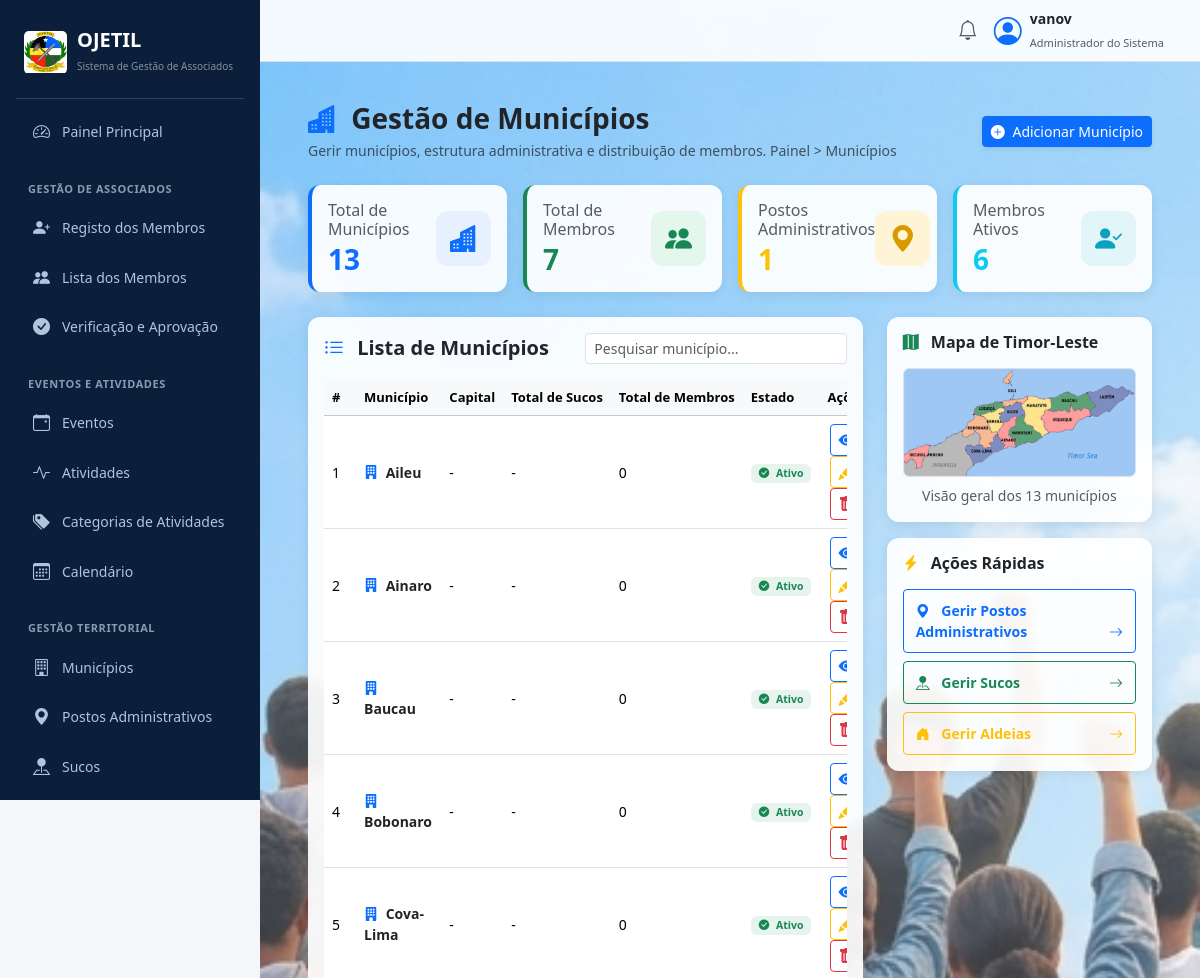
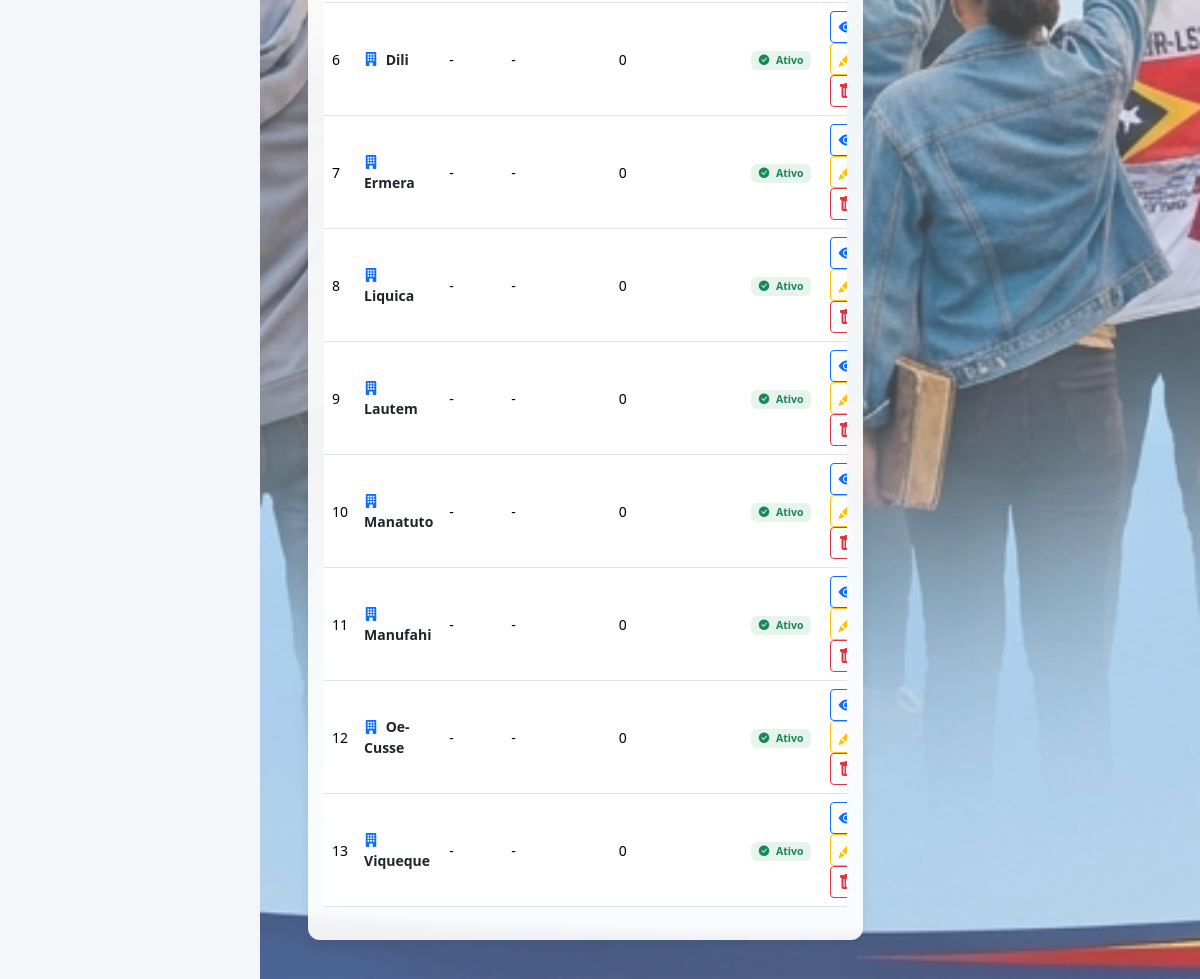
/locations/municipalities/ (signed in), run on the app's committed database (2 pictures, top to bottom).
### locations/models.py (models this page shows, shortened)
class Municipality(models.Model):
    name = models.CharField(max_length=100)
    class Meta:
        verbose_name_plural = "Municipalities"

### locations/views.py (the view)
def municipality_list_view(request):
    municipalities = Municipality.objects.all()
    total_posto = PostoAdministrativo.objects.count()
    active_members = Member.objects.filter(status='Ativo').count()
    total_members = Member.objects.count()
    context = {
        'municipalities': municipalities,
        'total_municipality': municipalities.count(),
        'total_posto': total_posto,
        'total_members': total_members,
        'active_members': active_members,
    }
    return render(
        request,
        'locations/municipality_management.html',
        context
    )

### locations/templates/locations/municipality_management.html (shortened to what this page needs)
{% extends 'dashboard/base.html' %}
{% load static %}
{% block content %}
<div class="container-fluid px-4 py-3 municipality-page">
    <div class="d-flex justify-content-between align-items-center mb-4">
        <div>
            <h3 class="fw-bold text-dark mb-1">
                <i class="bi bi-buildings-fill text-primary me-2"></i>
                Gestão de Municípios
            </h3>
            <p class="text-muted small mb-0">
                Gerir municípios, estrutura administrativa e distribuição de membros.
                Painel &gt; Municípios
            </p>
        </div>
        <a href="{% url 'locations:municipality_add' %}"
           class="btn btn-primary btn-sm shadow-sm">
            <i class="bi bi-plus-circle-fill me-1"></i>
            Adicionar Município
        </a>
    </div>
    <div class="row g-3 mb-4">
        <div class="col-md-3">
            <div class="card stat-card border-start border-primary border-4">
                <div class="card-body d-flex justify-content-between align-items-center">
                    <div>
                        <h6 class="text-muted mb-1">Total de Municípios</h6>
                        <h3 class="fw-bold mb-0 text-primary">
                            {{ total_municipality|default:"0" }}
                        </h3>
                    </div>
                    <div class="stat-icon icon-primary">
                        <i class="bi bi-buildings-fill"></i>
                    </div>
                </div>
            </div>
        </div>
        <div class="col-md-3">
            <div class="card stat-card border-start border-success border-4">
                <div class="card-body d-flex justify-content-between align-items-center">
                    <div>
                        <h6 class="text-muted mb-1">Total de Membros</h6>
                        <h3 class="fw-bold mb-0 text-success">
                            {{ total_members|default:"0" }}
                        </h3>
                    </div>
                    <div class="stat-icon icon-success">
                        <i class="bi bi-people-fill"></i>
                    </div>
                </div>
            </div>
        </div>
        <div class="col-md-3">
            <div class="card stat-card border-start border-warning border-4">
                <div class="card-body d-flex justify-content-between align-items-center">
                    <div>
                        <h6 class="text-muted mb-1">Postos Administrativos</h6>
                        <h3 class="fw-bold mb-0 text-warning">
                            {{ total_posto|default:"0" }}
                        </h3>
                    </div>
                    <div class="stat-icon icon-warning">
                        <i class="bi bi-geo-alt-fill"></i>
                    </div>
                </div>
            </div>
        </div>
        <div class="col-md-3">
            <div class="card stat-card border-start border-info border-4">
                <div class="card-body d-flex justify-content-between align-items-center">
                    <div>
                        <h6 class="text-muted mb-1">Membros Ativos</h6>
                        <h3 class="fw-bold mb-0 text-info">
                            {{ active_members|default:"0" }}
                        </h3>
                    </div>
                    <div class="stat-icon icon-info">
                        <i class="bi bi-person-check-fill"></i>
                    </div>
                </div>
            </div>
        </div>
    </div>
    <div class="row g-4">
        <div class="col-lg-8">
            <div class="card section-card">
                <div class="card-body">
                    <div class="d-flex justify-content-between align-items-center mb-3 flex-wrap gap-2">
                        <h5 class="fw-bold mb-0">
                            <i class="bi bi-list-ul text-primary me-2"></i>
                            Lista de Municípios
                        </h5>
                        <input type="text"
                               id="municipalitySearch"
                               class="form-control form-control-sm w-50"
                               placeholder="Pesquisar município...">
                    </div>
                    <div class="table-responsive">
                        <table class="table table-hover align-middle">
                            <thead class="table-light">
                                <tr>
                                    <th>#</th>
                                    <th>Município</th>
                                    <th>Capital</th>
                                    <th>Total de Sucos</th>
                                    <th>Total de Membros</th>
                                    <th>Estado</th>
                                    <th class="text-center">Ações</th>
                                </tr>
                            </thead>
                            <tbody id="municipalityTable">
                                {% for muni in municipalities %}
                                <tr>
                                    <td>{{ forloop.counter }}</td>
                                    <td class="fw-bold text-dark">
                                        <i class="bi bi-building-fill text-primary me-1"></i>
                                        {{ muni.name }}
                                    </td>
                                    <td>-</td>
                                    <td>-</td>
                                    <td>0</td>
                                    <td>
                                        <span class="badge bg-success bg-opacity-10 text-success px-2 py-1">
                                            <i class="bi bi-check-circle-fill me-1"></i>
                                            Ativo
                                        </span>
                                    </td>
                                    <td class="text-center">
                                        <a href="{% url 'locations:municipality_detail' pk=muni.pk %}"
                                           class="btn btn-sm btn-outline-primary action-icon"
                                           title="Ver detalhes">
                                            <i class="bi bi-eye-fill"></i>
                                        </a>
                                        <a href="{% url 'locations:municipality_edit' pk=muni.pk %}"
                                           class="btn btn-sm btn-outline-warning action-icon"
                                           title="Editar">
                                            <i class="bi bi-pencil-fill"></i>
                                        </a>
                                        <a href="{% url 'locations:municipality_delete' pk=muni.pk %}"
                                           class="btn btn-sm btn-outline-danger action-icon"
                                           title="Eliminar">
                                            <i class="bi bi-trash-fill"></i>
                                        </a>
                                    </td>
                                </tr>
                                {% endfor %}
                            </tbody>
                        </table>
                    </div>
                </div>
            </div>
        </div>
        <div class="col-lg-4">
            <div class="card section-card mb-3">
                <div class="card-body text-center">
                    <h6 class="fw-bold text-start mb-3">
                        <i class="bi bi-map-fill text-success me-2"></i>
                        Mapa de Timor-Leste
                    </h6>
                    <img src="{% static 'main/images/map.jpg' %}"
                         class="img-fluid rounded border mb-2"
                         alt="Mapa de Timor-Leste">
                    <p class="small text-muted mb-0">
                        Visão geral dos 13 municípios
                    </p>
                </div>
            </div>
            <div class="card section-card">
                <div class="card-body">
                    <h6 class="fw-bold mb-3">
                        <i class="bi bi-lightning-charge-fill text-warning me-2"></i>
                        Ações Rápidas
                    </h6>
                    <div class="d-grid gap-2">
                        <a href="{% url 'locations:posto_list' %}"
                           class="btn btn-outline-primary text-start btn-sm quick-action">
                            <i class="bi bi-geo-alt-fill me-2"></i>
                            Gerir Postos Administrativos
                            <i class="bi bi-arrow-right float-end"></i>
                        </a>
                        <a href="{% url 'locations:suco_list' %}"
                           class="btn btn-outline-success text-start btn-sm quick-action">
                            <i class="bi bi-pin-map-fill me-2"></i>
                            Gerir Sucos
                            <i class="bi bi-arrow-right float-end"></i>
                        </a>
                        <a href="{% url 'locations:aldeia_list' %}"
                           class="btn btn-outline-warning text-start btn-sm quick-action">
                            <i class="bi bi-house-door-fill me-2"></i>
                            Gerir Aldeias
                            <i class="bi bi-arrow-right float-end"></i>
                        </a>
                    </div>
                </div>
            </div>
        </div>
    </div>
</div>
{% endblock %}

### dashboard/templates/dashboard/base.html (shortened to what this page needs)
{% load static %}
<!DOCTYPE html>
<html lang="pt">
<head>
    <link href="https://cdn.jsdelivr.net/npm/bootstrap@5.3.3/dist/css/bootstrap.min.css" rel="stylesheet">
    <link rel="stylesheet" href="https://cdn.jsdelivr.net/npm/bootstrap-icons@1.11.3/font/bootstrap-icons.min.css">
    <link rel="stylesheet" href="https://cdnjs.cloudflare.com/ajax/libs/font-awesome/6.5.0/css/all.min.css">
</head>
<body>
<div class="d-flex">
    <aside class="sidebar p-3 d-flex flex-column justify-content-between">
        <div>
            <div class="sidebar-brand">
                <img src="{% static 'main/images/logo.jpeg' %}"
                     alt="Logótipo OJETIL">
                <div>
                    <h5 class="fw-bold mb-0 text-white">OJETIL</h5>
                    <small class="text-white-50" style="font-size:10px;">
                        Sistema de Gestão de Associados
                    </small>
                </div>
            </div>
            <ul class="nav nav-pills flex-column mb-auto">
                <li class="nav-item">
                    <a href="{% url 'dashboard:home' %}"
                       class="nav-link {% if request.resolver_match.url_name == 'home' %}active{% endif %}">
                        <i class="bi bi-speedometer2"></i>
                        Painel Principal
                    </a>
                </li>
                <li class="section-title">Gestão de Associados</li>
                <li class="nav-item">
                    <a href="{% url 'members:register' %}" class="nav-link">
                        <i class="bi bi-person-plus-fill"></i>
                        Registo dos Membros
                    </a>
                </li>
                <li class="nav-item">
                    <a href="{% url 'members:list' %}" class="nav-link">
                        <i class="bi bi-people-fill"></i>
                        Lista dos Membros
                    </a>
                </li>
                <li class="nav-item">
                    <a href="{% url 'members:approval_list' %}"
                       class="nav-link">
                        <i class="bi bi-check-circle-fill me-2"></i>
                        Verificação e Aprovação
                    </a>
                </li>
                <li class="section-title">Eventos e Atividades</li>
                <li class="nav-item">
                    <a href="{% url 'events:event_list' %}" class="nav-link">
                        <i class="bi bi-calendar-event"></i>
                        Eventos
                    </a>
                </li>
                <li class="nav-item">
                    <a href="{% url 'events:activity_list' %}" class="nav-link">
                        <i class="bi bi-activity"></i>
                        Atividades
                    </a>
                </li>
                <li class="nav-item">
                    <a href="{% url 'events:activity_category_list' %}" class="nav-link">
                        <i class="bi bi-tags-fill"></i>
                        Categorias de Atividades
                    </a>
                </li>
                <li class="nav-item">
                    <a href="{% url 'events:calendar' %}" class="nav-link">
                        <i class="bi bi-calendar3"></i>
                        Calendário
                    </a>
                </li>
                <li class="section-title">Gestão Territorial</li>
                <li class="nav-item">
                    <a href="{% url 'locations:municipality_list' %}" class="nav-link">
                        <i class="bi bi-building"></i>
                        Municípios
                    </a>
                </li>
                <li class="nav-item">
                    <a href="{% url 'locations:posto_list' %}" class="nav-link">
                        <i class="bi bi-geo-alt-fill"></i>
                        Postos Administrativos
                    </a>
                </li>
                <li class="nav-item">
                    <a href="{% url 'locations:suco_list' %}" class="nav-link">
                        <i class="bi bi-pin-map-fill"></i>
                        Sucos
                    </a>
                </li>
                <li class="nav-item">
                    <a href="{% url 'locations:aldeia_list' %}" class="nav-link">
                    </a>
                </li>
            </ul>
        </div>
    </aside>
    <main class="content-area">
        <nav class="navbar navbar-expand navbar-light border-bottom px-4 py-2">
            <div class="container-fluid justify-content-end">
                <div class="d-flex align-items-center gap-3">
                    <i class="bi bi-bell fs-5 text-muted"></i>
                    <div class="d-flex align-items-center gap-2">
                        <i class="bi bi-person-circle fs-3 text-primary"></i>
                        <div>
                            <strong class="d-block small">
                                {{ request.user.get_full_name|default:request.user.username }}
                            </strong>
                            <small class="text-muted" style="font-size:11px;">
                                Administrador do Sistema
                            </small>
                        </div>
                    </div>
                </div>
            </div>
        </nav>
        <div class="p-4">
            {% block content %}
            {% endblock %}
        </div>
    </main>
</div>
</body>
</html>

### data on the page
Municipality: name "Aileu"
Municipality: name "Ainaro"
Municipality: name "Baucau"
Municipality: name "Bobonaro"
Municipality: name "Cova-Lima"
Municipality: name "Dili"
Municipality: name "Ermera"
Municipality: name "Liquica"
Municipality: name "Lautem"
Municipality: name "Manatuto"
Municipality: name "Manufahi"
Municipality: name "Oe-Cusse"
Municipality: name "Viqueque"

### other printed values
{{ request.user.get_full_name|default:request.user.username }} "vanov"
{{ total_municipality|default:"0" }} "13"
{{ total_members|default:"0" }} "7"
{{ total_posto|default:"0" }} "1"
{{ active_members|default:"0" }} "6"
